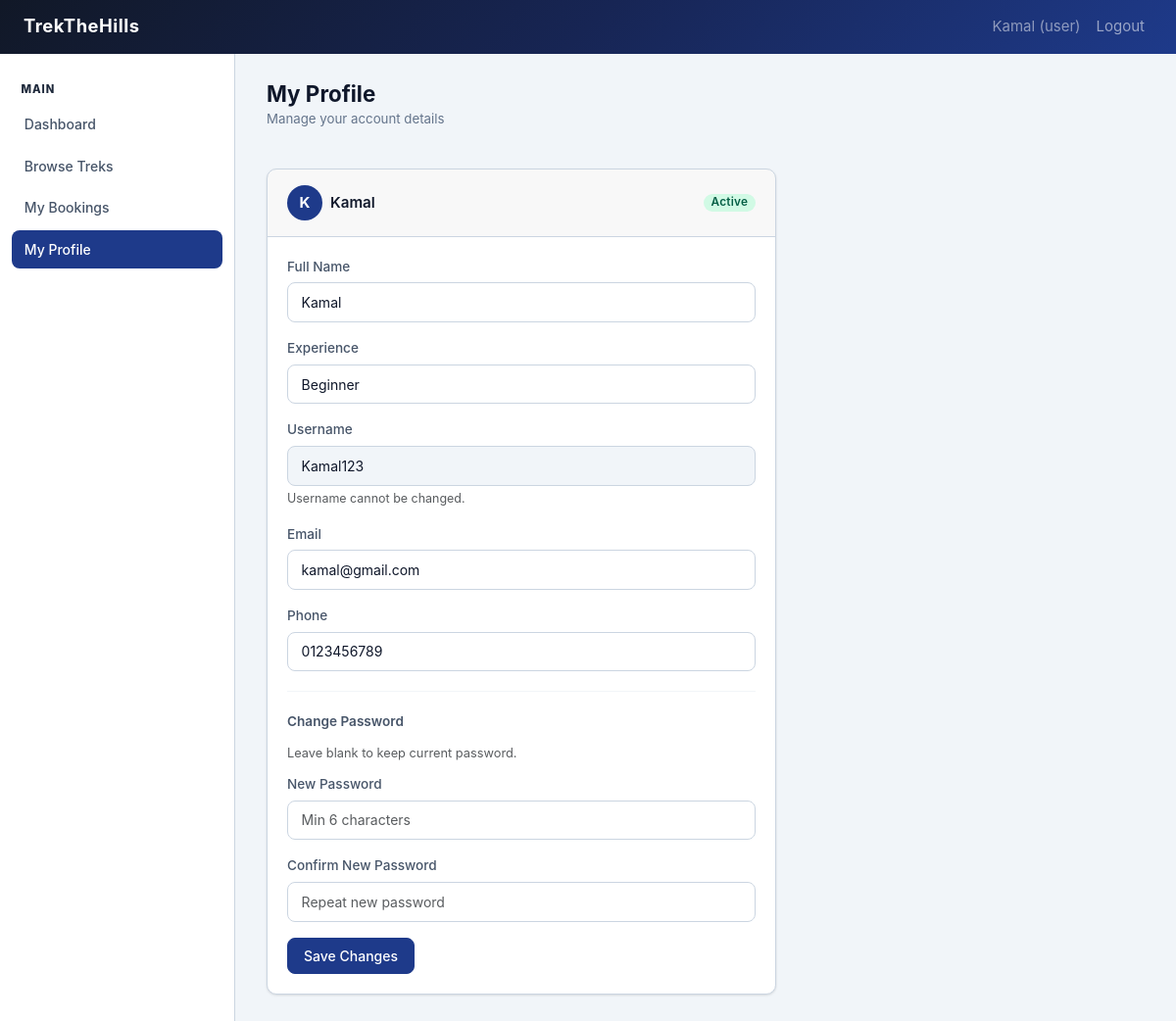
The app's page /user/profile (signed in) with its own data.
### models.py (models this page shows, shortened)
class User(UserMixin, db.Model):
    __tablename__ = 'users'
    id = db.Column(db.Integer, primary_key=True)
    username = db.Column(db.String(80), unique=True, nullable=False)
    email = db.Column(db.String(120), unique=True, nullable=False)
    full_name = db.Column(db.String(120), nullable=False)
    password_hash = db.Column(db.String(256), nullable=False)
    role = db.Column(db.String(20), nullable=False, default='user')
    phone = db.Column(db.String(20), nullable=True)
    is_blacklisted = db.Column(db.Boolean, default=False)
    is_approved = db.Column(db.Boolean, default=False)
    created_at = db.Column(db.DateTime, default=datetime.utcnow)
    bookings = db.relationship('Booking', backref='user', lazy=True, foreign_keys='Booking.user_id')
    assigned_treks = db.relationship('Trek', backref='assigned_staff', lazy=True, foreign_keys='Trek.assigned_staff_id')

### user.py (the view, shortened to what this page needs)
@user_bp.route('/profile', methods=['GET', 'POST'])
@login_required
@user_required
def profile():
    return render_template('user/profile.html')

### app.py (called while the page is built)
@login_manager.user_loader
def load_user(user_id):
    return User.query.get(int(user_id))

### templates/User/profile.html (shortened to what this page needs)
{% extends 'base.html' %}
{% block sidebar %}{% include '_sidebar.html' %}{% endblock %}
{% block content %}
<div class="page-header">
  <div>
    <h1 class="page-title">My Profile</h1>
    <p class="page-subtitle">Manage your account details</p>
  </div>
</div>
<div class="card" style="max-width:520px;">
  <div class="card-header">
    <h2 class="card-title d-flex align-items-center">
      <div class="user-avatar me-2" style="width:36px;height:36px;font-size:.95rem;">{{
        current_user.full_name[0].upper() }}</div>
      <span>{{ current_user.full_name }}</span>
    </h2>
    <span class="badge badge-active">Active</span>
  </div>
  <div class="card-body">
    <form method="POST" action="{{ url_for('user.profile') }}">
      <div class="form-group">
        <label class="form-label">Full Name</label>
        <input type="text" name="full_name" id="full_name" class="form-control" value="{{ current_user.full_name }}"
          required>
      </div>
      <div class="form-group">
        <label class="form-label">Experience</label>
        <select name="Experience" id="experience" class="form-select" required>
          {% for level in ['Beginner', 'Intermediate', 'Expert'] %}
          <option value="{{ level }}">{{ level }}</option>
          {% endfor %}
        </select>
      </div>
      <div class="form-group">
        <label class="form-label">Username</label>
        <input type="text" class="form-control" value="{{ current_user.username }}" disabled
          style="background:var(--gray-100); cursor:not-allowed;">
        <p class="text-muted" style="font-size:.78rem; margin-top:.25rem;">Username cannot be changed.</p>
      </div>
      <div class="form-group">
        <label class="form-label">Email</label>
        <input type="email" name="email" id="email" class="form-control" value="{{ current_user.email }}" required>
      </div>
      <div class="form-group">
        <label class="form-label">Phone</label>
        <input type="text" name="phone" id="phone" class="form-control" value="{{ current_user.phone or '' }}"
          placeholder="Contact number">
      </div>
      <hr style="border-color:var(--gray-300); margin:1.25rem 0;">
      <p style="font-size:.85rem; font-weight:600; color:var(--gray-700); margin-bottom:.75rem;">Change Password</p>
      <p class="text-muted" style="font-size:.8rem; margin-bottom:.75rem;">Leave blank to keep current password.</p>
      <div class="form-group">
        <label class="form-label">New Password</label>
        <input type="password" name="password" id="new-password" class="form-control" placeholder="Min 6 characters">
      </div>
      <div class="form-group">
        <label class="form-label">Confirm New Password</label>
        <input type="password" name="confirm_password" id="confirm-password" class="form-control"
          placeholder="Repeat new password">
      </div>
      <button type="submit" id="save-profile-btn" class="btn btn-primary">
        Save Changes
      </button>
    </form>
  </div>
</div>
{% endblock %}

### templates/base.html (shortened to what this page needs)
<!DOCTYPE html>
<html lang="en">
<head>
  <link href="https://cdn.jsdelivr.net/npm/bootstrap@5.3.3/dist/css/bootstrap.min.css" rel="stylesheet">
  <link href="https://cdn.jsdelivr.net/npm/bootstrap-icons@1.11.3/font/bootstrap-icons.min.css" rel="stylesheet">
  <link href="{{ url_for('static', filename='css/utilities.css') }}" rel="stylesheet">
  <link href="{{ url_for('static', filename='css/navbar.css') }}" rel="stylesheet">
  <link href="{{ url_for('static', filename='css/sidebar.css') }}" rel="stylesheet">
  <link href="{{ url_for('static', filename='css/dashboard.css') }}" rel="stylesheet">
  <link href="{{ url_for('static', filename='css/forms.css') }}" rel="stylesheet">
  <link href="{{ url_for('static', filename='css/cards.css') }}" rel="stylesheet">
</head>
<body>
<nav class="navbar navbar-expand-lg navbar-dark navbar-trek">
  <div class="container-fluid px-4">
    <a class="navbar-brand">
      TrekTheHills
    </a>
    <div>
      <ul class="navbar-nav ms-auto">
        {% if current_user.is_authenticated %}
          <li class="nav-item">
            <span class="nav-link text-white-50">{% if current_user.role == 'admin' %}Admin{% else %}{{ current_user.full_name }} ({{ current_user.role }}){% endif %}</span>
          </li>
          <li class="nav-item">
            <a class="nav-link" href="{{ url_for('auth.logout') }}">Logout</a>
          </li>
        {% else %}
          <li class="nav-item"><a class="nav-link" href="{{ url_for('auth.login') }}">Login</a></li>
          <li class="nav-item"><a class="nav-link" href="{{ url_for('auth.register') }}">Register</a></li>
        {% endif %}
      </ul>
    </div>
  </div>
</nav>
<div class="app-layout">
  {% block sidebar %}{% endblock %}
  <main class="main-content">
    {% block content %}{% endblock %}
  </main>
</div>
</body>
</html>

### static/css/utilities.css (style rules this page uses)
:root { --primary: #1e3a8a; --primary-dark: #172554; --primary-light:#dbeafe; --accent: #f59e0b; --accent-dark: #b45309; --danger: #dc2626; --warning: #d97706; --success: #059669; --info: #0284c7; --dark: #0f172a; --gray-900: #1e293b; --gray-700: #475569; --gray-500: #64748b; --gray-300: #cbd5e1; --gray-100: #f1f5f9; --white: #ffffff; --sidebar-w: 240px; --radius: 10px; --shadow-sm: 0 1px 3px rgba(0,0,0,.08), 0 1px 2px rgba(0,0,0,.04); --shadow: 0 4px 16px rgba(0,0,0,.10); --shadow-lg: 0 10px 32px rgba(0,0,0,.14); --transition: .2s ease; }
*, *::before, *::after { box-sizing: border-box; }
body { font-family: 'Inter', sans-serif; font-size: 0.9375rem; color: var(--gray-900); background: var(--gray-100); min-height: 100vh; margin: 0; }
a { color: var(--primary); text-decoration: none; }
.app-layout { display: flex; min-height: calc(100vh - 60px); }
.main-content { flex: 1; padding: 1.75rem 2rem; overflow-x: hidden; }
.badge { display: inline-flex; align-items: center; padding: 0.25em 0.65em; font-size: 0.74rem; font-weight: 600; border-radius: 20px; letter-spacing: .02em; }
.badge-active { background: #d1fae5; color: #065f46; }
.btn { display: inline-flex; align-items: center; justify-content: center; gap: 0.4rem; padding: 0.45rem 1rem; font-size: 0.875rem; font-weight: 500; border-radius: 8px; border: 1px solid transparent; cursor: pointer; transition: all var(--transition); white-space: nowrap; text-decoration: none; }
.btn-primary { background: var(--primary); color: var(--white); border-color: var(--primary); }
.text-muted { color: var(--gray-500); }
.ms-auto { margin-left: auto; }
.d-flex { display: flex; }

### static/css/navbar.css (style rules this page uses)
.navbar-trek { background: linear-gradient(135deg, #111827, var(--primary-dark), var(--primary)); }
.navbar-brand { font-weight: 700; letter-spacing: 0.5px; font-size: 1.15rem; }
.user-avatar { width: 28px; height: 28px; background: var(--primary); border-radius: 50%; display: flex; align-items: center; justify-content: center; color: var(--white); font-size: 0.75rem; font-weight: 700; flex-shrink: 0; }

### static/css/dashboard.css (style rules this page uses)
.page-header { display: flex; align-items: center; justify-content: space-between; margin-bottom: 1.5rem; flex-wrap: wrap; gap: 0.75rem; }
.page-title { font-size: 1.4rem; font-weight: 700; color: var(--dark); margin: 0; }
.page-subtitle { font-size: 0.83rem; color: var(--gray-500); margin-top: 0.15rem; }

### static/css/forms.css (style rules this page uses)
.form-group { margin-bottom: 1rem; }
.form-label { display: block; font-size: 0.85rem; font-weight: 500; color: var(--gray-700); margin-bottom: 0.4rem; }
.form-control, .form-select { width: 100%; padding: 0.55rem 0.85rem; font-size: 0.875rem; font-family: inherit; border: 1px solid var(--gray-300); border-radius: 8px; background: var(--white); color: var(--dark); transition: border-color var(--transition), box-shadow var(--transition); outline: none; }

### static/css/cards.css (style rules this page uses)
.card { background: var(--white); border-radius: var(--radius); box-shadow: var(--shadow-sm); border: 1px solid var(--gray-300); overflow: hidden; }
.card-header { padding: 1rem 1.25rem; border-bottom: 1px solid var(--gray-300); display: flex; align-items: center; justify-content: space-between; gap: 0.75rem; }
.card-title { font-size: 0.95rem; font-weight: 600; color: var(--dark); margin: 0; }
.card-body { padding: 1.25rem; }

### records on screen
User: full_name "Kamal", role "user", full_name "K", username "Kamal123", email "kamal@gmail.com", phone "0123456789"

### other values on screen
form field Experience "Beginner"
